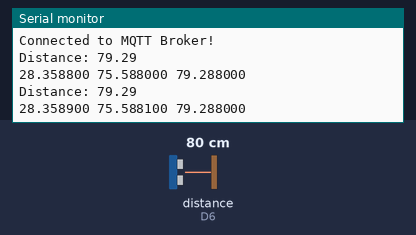
Bench run of a sketch on a simulated ESP8266 (NodeMCU). Parts: the last lines printed to the serial monitor. Wiring (inferred from the names in the program): ultrasonic range finder: trigger D5; echo D6. The test bench sets the inputs (shaded band); at power-on: distance to the obstacle (sensor on D6) 80 cm. The echo pulse lasts 58.3 µs per cm; WiFi joins after 1.5 s; servers stay silent unless stated; no MQTT or app messages arrive unless stated.

Above: at 2.7 s.
2.8 s: distance to the obstacle (sensor on D6) set to 2 cm
At 4.1 s:
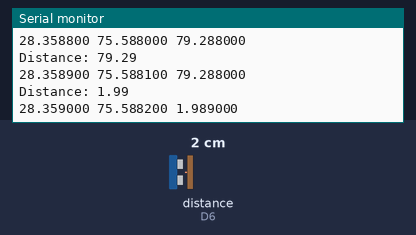
4.3 s: distance to the obstacle (sensor on D6) set to 4 cm
At 5.4 s:
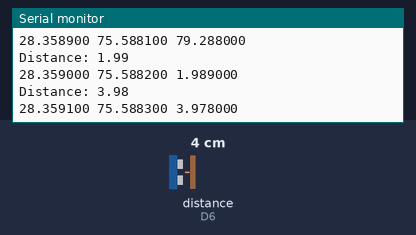
Timing chart, 0 to 7.3 s (numbered marks = the images above; inputs shaded):
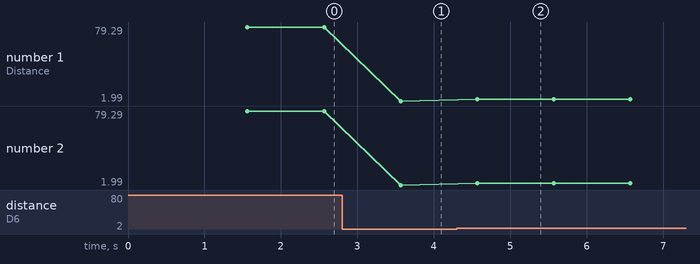

The sketch:

nodemcu-drone.ino
```cpp
#include <ESP8266WiFi.h> // Enables the ESP8266 to connect to the local network (via WiFi)
#include <PubSubClient.h> // Allows us to connect to, and publish to the MQTT broker


// WiFi
// Make sure to update this for your own WiFi network!
const char* ssid = "OnePlus7Pro";
const char* wifi_password = "Alright10";
double lat = 28.3588;
double longi = 75.5880;
//for secure connection
const char* username = "drone";
const char* password = "drone123";
//ultrasonic variables
const int trigPin = D5;
 const int echoPin = D6;
 long duration;
 double distance=100;
 int flag = 1;
 double prev = 100.0;


// MQTT
// Make sure to update this for your own MQTT Broker!
const char* mqtt_server = "192.168.195.12";
const char* mqtt_topic = "test";
// The client id identifies the ESP8266 device. Think of it a bit like a hostname (Or just a name, like Greg).
const char* clientID = "client-one";


// Initialise the WiFi and MQTT Client objects
WiFiClient wifiClient;
PubSubClient client(mqtt_server, 1883, wifiClient); // 1883 is the listener port for the Broker

void setup() {
  //for ultrasonic
  pinMode(trigPin, OUTPUT); // Sets the trigPin as an Output
 pinMode(echoPin, INPUT); // Sets the echoPin as an Input

  // Begin Serial on 115200
  // Remember to choose the correct Baudrate on the Serial monitor!
  // This is just for debugging purposes
  Serial.begin(115200);

  Serial.print("Connecting to ");
  //Serial.println(ssid);

  // Connect to the WiFi
  WiFi.begin(ssid, wifi_password);

  // Wait until the connection has been confirmed before continuing
  while (WiFi.status() != WL_CONNECTED) {
    delay(500);
    Serial.print(".");
  }

  // Debugging - Output the IP Address of the ESP8266
  Serial.println("WiFi connected");
  Serial.print("IP address: ");
  Serial.println(WiFi.localIP());

  // Connect to MQTT Broker
  // client.connect returns a boolean value to let us know if the connection was successful.
  if (client.connect(clientID, username, password)) {
    Serial.println("Connected to MQTT Broker!");
  }
  else {
    Serial.println("Connection to MQTT Broker failed...");
  }

}

void loop() {

  //ultrasonic
   digitalWrite(trigPin, LOW);
 delayMicroseconds(2);
 // Sets the trigPin on HIGH state for 10 micro seconds
 digitalWrite(trigPin, HIGH);
 delayMicroseconds(10);
 digitalWrite(trigPin, LOW);
 // Reads the echoPin, returns the sound wave travel time in microseconds
 duration = pulseIn(echoPin, HIGH);
 // Calculating the distance
 distance= duration*0.034/2.0;
 if (distance > 400.0 && flag){
  flag = 0;
  distance = 100;
 }
 if (distance < 400){
  prev = distance;
 }

 if (distance > 400) {
  distance = prev;
 }
 // Prints the distance on the Serial Monitor
 Serial.print("Distance: ");
 Serial.println(distance);

//gps code
  char output1[50];
  char output2[50];
  char output3[50];
  char out[50];
  char space[] = " ";

  snprintf(output1, 50, "%f", lat);
  snprintf(output2, 50, "%f", longi);
  snprintf(output3, 50, "%f", distance);
  strcat(output1, space);
  strcat(output1, output2);
  strcat(output1, space);
  strcat(output1, output3);

  //float longi = strtod(longitudes, longitude);
  ////snprintf(end, 50, "%f", number);
  Serial.println(output1);

  //client.publish(mqtt_topic, end);
  client.publish(mqtt_topic, output1);
  //client.publish(mqtt_topic, output2);
  lat = lat+0.0001;
  longi = longi+0.0001;
  //lat = lat+1;
  //longi = longi+1;
  //snprintf(latitude, 50, "%f", lat);
  //snprintf(longitude, 50, "%f", longi);
  delay(1000);
}
```

Measured:
- after the input at 2.8 s, the serial monitor: prints a new line after 0.77 s (image 1)
- after the input at 4.3 s, the serial monitor: prints a new line after 0.27 s (image 2)
- plotted number 1: 79.29 → 1.99 after the input at 2.8 s, 1.99 → 3.98 after the input at 4.3 s
- plotted number 2: 79.29 → 1.99 after the input at 2.8 s, 1.99 → 3.98 after the input at 4.3 s
